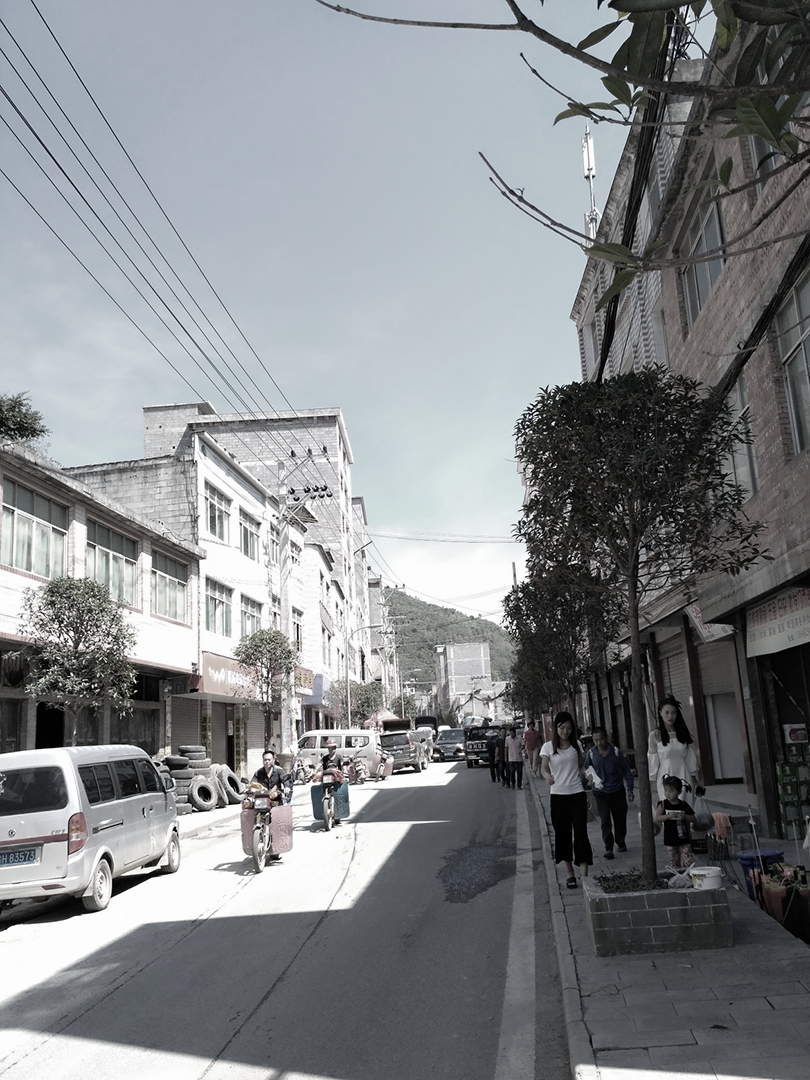
#> input picture photos/2016-08-02_家乡的记忆.jpg, 810 x 1080 px; its folder holds only this picture in this run
$ python tool.py   (older library calls are emulated)
#> lines starting #> are read from the running program, lines starting #| are printed output that depends on the picture
### photos/ImageProcess.py
# coding=utf-8
from PIL import Image
import shutil
import os

class Graphics:
    '''图片处理类

    参数
    -------
    infile: 输入文件路径
    outfile: 输出文件路径
    '''
    def __init__(self, infile, outfile):
        self.infile = infile
        self.outfile = outfile

    # [41 lines left out: functions fixed_size, resize_by_width, resize_by_height, resize_by_size, not called in this run]


    def cut_by_ratio(self):
        """按照图片长宽进行分割

        ------------
        取中间的部分，裁剪成正方形
        """
        im = Image.open(self.infile)
        (x, y) = im.size
        if x > y:
            region = (int(x/2-y/2), 0, int(x/2+y/2), y)
            #裁切图片
            crop_img = im.crop(region)
            #保存裁切后的图片
            crop_img.save(self.outfile)
        elif x < y:
            region = (0, int(y/2-x/2), x, int(y/2+x/2))
            #裁切图片
            crop_img = im.crop(region)
            #保存裁切后的图片
            crop_img.save(self.outfile)

### scripts/tool.py
#coding: utf-8
from PIL import Image
import os
import sys
import json
from datetime import datetime
from ImageProcess import Graphics

# 定义压缩比，数值越大，压缩越小
SIZE_normal = 1.0
SIZE_small = 1.5
SIZE_more_small = 2.0
SIZE_more_small_small = 3.0

def del_dir_tree(path):
    ''' 递归删除目录及其子目录,　子文件'''
    if os.path.isfile(path):
        try:
            os.remove(path)
        except Exception as e:
            #pass
            print(e)
    elif os.path.isdir(path):
        for item in os.listdir(path):
            itempath = os.path.join(path, item)
            del_dir_tree(itempath)
        try:
            os.rmdir(path) # 删除空目录
        except Exception as e:
            #pass
            print(e)

def make_directory(directory):
    """创建目录"""
    os.makedirs(directory)

def directory_exists(directory):
    """判断目录是否存在"""
    if os.path.exists(directory):
        return True
    else:
        return False

def list_img_file(directory):
    """列出目录下所有文件，并筛选出图片文件列表返回"""
    old_list = os.listdir(directory)
    # print old_list
    new_list = []
    for filename in old_list:
        if not str(filename).endswith('.txt'):
            try:
                name,fileformat = filename.split(".")
                if fileformat.lower() == "jpg" or fileformat.lower() == "png" or fileformat.lower() == "gif":
                    new_list.append(filename)
            except:
                print("文件名格式错误 " + filename)
    #print new_list
    return new_list


def print_help():
    print("""
    This program helps compress many image files
    you can choose which scale you want to compress your img(jpg/png/etc)
    1) normal compress(4M to 1M around)
    2) small compress(4M to 500K around)
    3) smaller compress(4M to 300K around)
    """)

def compress(choose, des_dir, src_dir, file_list):
    """压缩算法，img.thumbnail对图片进行压缩，

    参数
    -----------
    choose: str
            选择压缩的比例，有4个选项，越大压缩后的图片越小
    """
    if choose == '1':
        scale = SIZE_normal
    if choose == '2':
        scale = SIZE_small
    if choose == '3':
        scale = SIZE_more_small
    if choose == '4':
        scale = SIZE_more_small_small
    for infile in file_list:
        img = Image.open(src_dir+infile)
        # size_of_file = os.path.getsize(infile)
        w, h = img.size
        img.thumbnail((int(w/scale), int(h/scale)))
        img.save(des_dir + infile)
def compress_photo():
    '''调用压缩图片的函数
    '''
    square_dir, des_dir = "../photos/", "../min_photos/"
    file_list_src = []
    if directory_exists(square_dir):
        if not directory_exists(des_dir):
            make_directory(des_dir)
        else:
            del_dir_tree(des_dir)
            make_directory(des_dir)
        # business logic
        file_list_src = list_img_file(square_dir)
    if directory_exists(des_dir):
        if not directory_exists(des_dir):
            make_directory(des_dir)
        file_list_des = list_img_file(des_dir)
        # print file_list
    '''如果已经压缩了，就不再压缩'''
    for i in range(len(file_list_des)):
        if file_list_des[i] in file_list_src:
            file_list_src.remove(file_list_des[i])
    compress('4', des_dir, square_dir, file_list_src)

def handle_photo():
    '''根据图片的文件名处理成需要的json格式的数据

    -----------
    最后将data.json文件存到博客的source/photos文件夹下
    '''
    src_dir, des_dir = "../photos", "../min_photos/"
    file_list = list_img_file(src_dir)
    list_info = []
    file_list.reverse()
    for i in range(len(file_list)):
        filename = file_list[i]
        date = datetime.now()
        year_month = ""
        date_str, info = filename.split("_")
        info = info.split('.')[0]
        date = datetime.strptime(date_str, "%Y-%m-%d")
        year_month = date_str[0:7]
        try:
            file_object = open(src_dir + '/' + filename + '.txt')
            all_text = file_object.read()
            info = all_text
        except BaseException as ex:
            print('图片[' + filename + '] 无说明或说明不符合要求')
        if i == 0:  # 处理第一个文件
            new_dict = {"date": year_month, "arr":{'year': date.year,
                                                                   'month': date.month,
                                                                   'link': [filename],
                                                                   'text': [info],
                                                                   'type': ['image']
                                                                   }
                                        }
            list_info.append(new_dict)
        elif year_month != list_info[-1]['date']:  # 不是最后的一个日期，就新建一个dict
            new_dict = {"date": year_month, "arr":{'year': date.year,
                                                   'month': date.month,
                                                   'link': [filename],
                                                   'text': [info],
                                                   'type': ['image']
                                                   }
                        }
            list_info.append(new_dict)
        else:  # 同一个日期
            list_info[-1]['arr']['link'].append(filename)
            list_info[-1]['arr']['text'].append(info)
            list_info[-1]['arr']['type'].append('image')
    #list_info.reverse()  # 翻转
    final_dict = {"list": list_info}
    with open("../../blog/source/gallery/ins.json","w") as fp:
        json.dump(final_dict, fp)

def cut_photo():
    """裁剪算法

    ----------
    调用Graphics类中的裁剪算法，将src_dir目录下的文件进行裁剪（裁剪成正方形）
    """
    src_dir = "../photos/"
    des_dir = "../photos/"
    if directory_exists(src_dir):
        if not directory_exists(des_dir):
            make_directory(des_dir)
        # business logic
        file_list = list_img_file(src_dir)
        # print file_list
        if file_list:
            print_help()
            for infile in file_list:
                img = Image.open(src_dir+infile)
#> img is the input picture: PIL image 810x1080 RGB; mean R, G, B 131.2, 134.4, 137.3
                if not img.width == img.height:
                    Graphics(infile=src_dir+infile, outfile=des_dir + infile).cut_by_ratio()
#> in cut_by_ratio, `crop_img = im.crop(region)`:
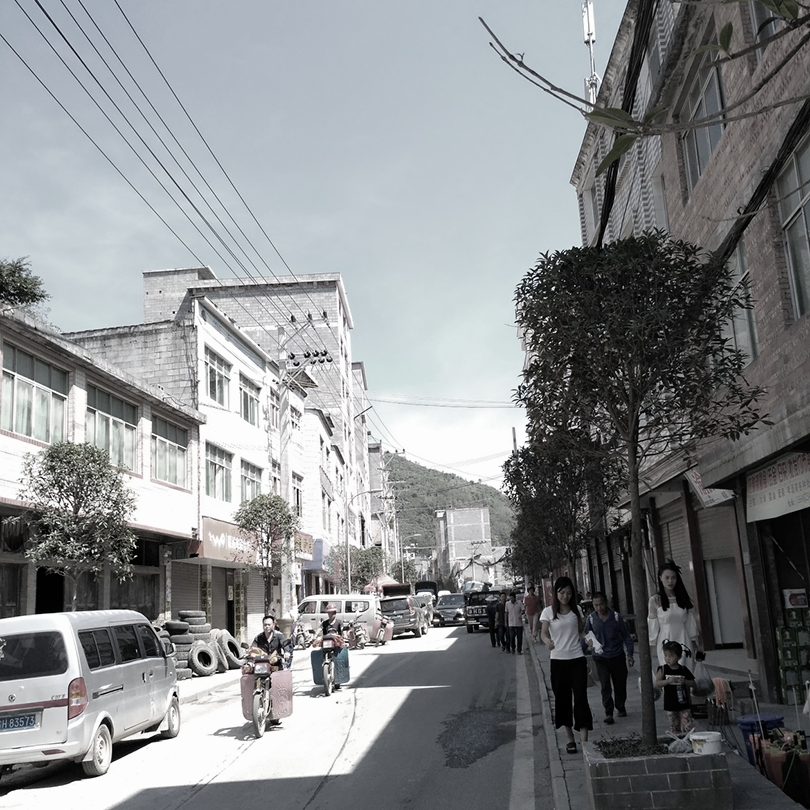
#> crop_img: PIL image 810x810 RGB; mean R, G, B 134.2, 136.8, 138.8
        else:
            pass
    else:
        print("source directory not exist!")


def git_operation():
    '''
    git 命令行函数，将仓库提交

    ----------
    需要安装git命令行工具，并且添加到环境变量中
    '''
    os.system('git add --all')
    os.system('git commit -m "add photos"')
    os.system('git push origin master')

if __name__ == "__main__":
    cut_photo()        # 裁剪图片，裁剪成正方形，去中间部分
    compress_photo()   # 压缩图片，并保存到mini_photos文件夹下
#> in compress, `img.thumbnail((int(w/scale), int(h/scale)))`:
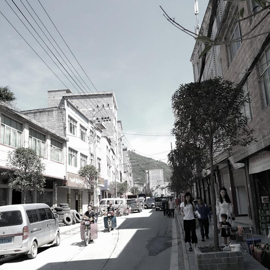
#> img: PIL image 270x270 RGB; mean R, G, B 134.2, 136.7, 138.9
    # git_operation()    # 提交到github仓库
    handle_photo()     # 将文件处理成json格式，存到博客仓库中
    os.system("pause")

$ run again, on photos/2016-11-02_没事就喜欢溜达.jpg
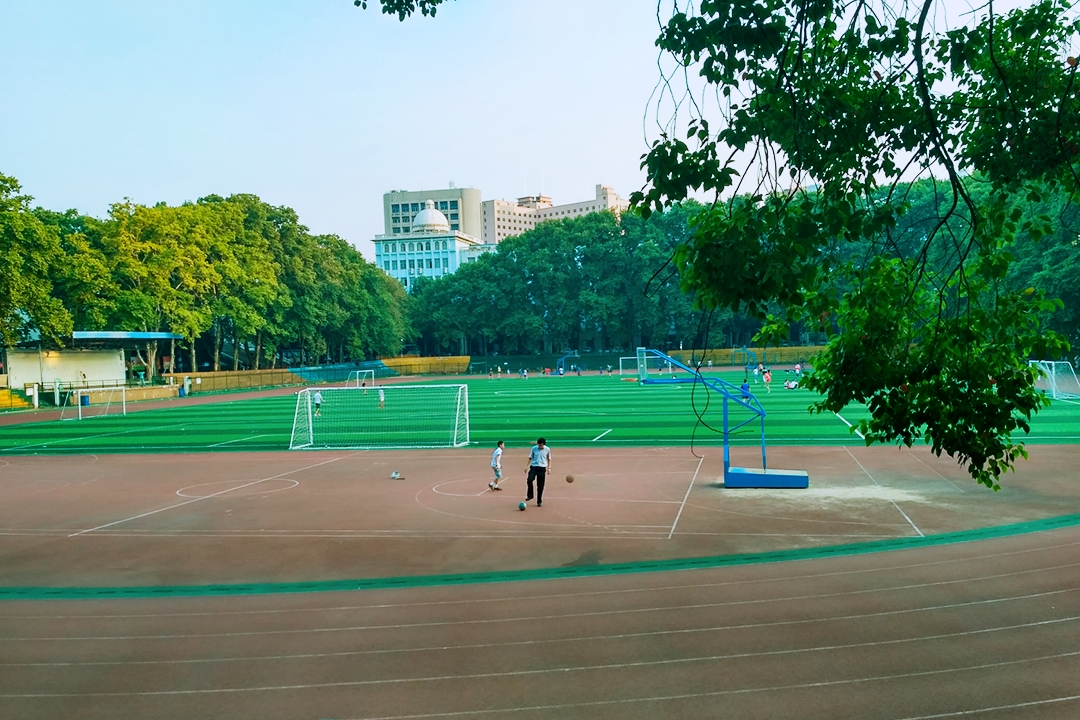
#> input picture photos/2016-11-02_没事就喜欢溜达.jpg, 1080 x 720 px
#> in cut_photo, img is the input picture: PIL image 1080x720 RGB; mean R, G, B 101, 133.2, 112.6
#> in cut_by_ratio, `crop_img = im.crop(region)`:
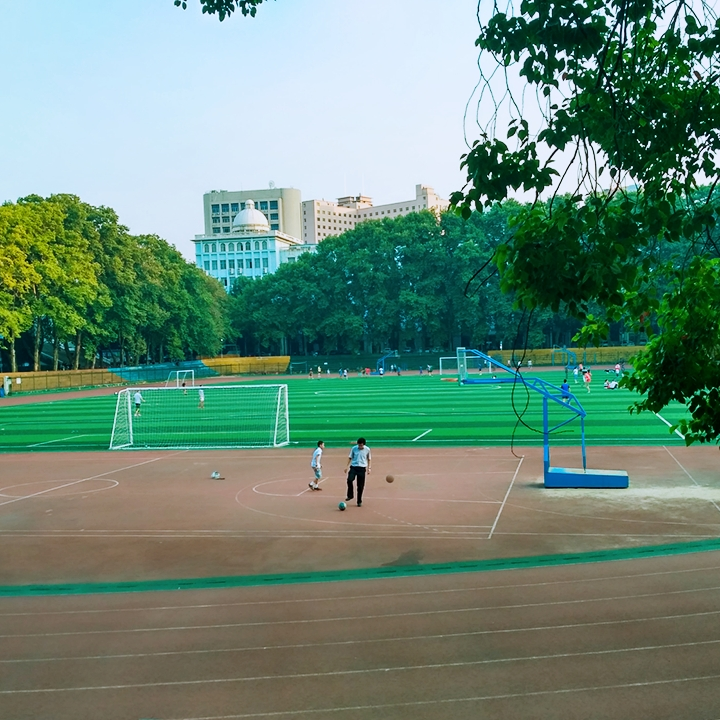
#> crop_img: PIL image 720x720 RGB; mean R, G, B 105.5, 137.2, 119.2
#> in compress, `img.thumbnail((int(w/scale), int(h/scale)))`:
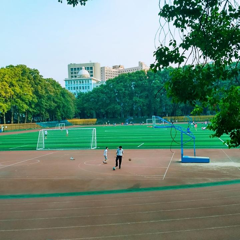
#> img: PIL image 240x240 RGB; mean R, G, B 106, 137.2, 119.4
